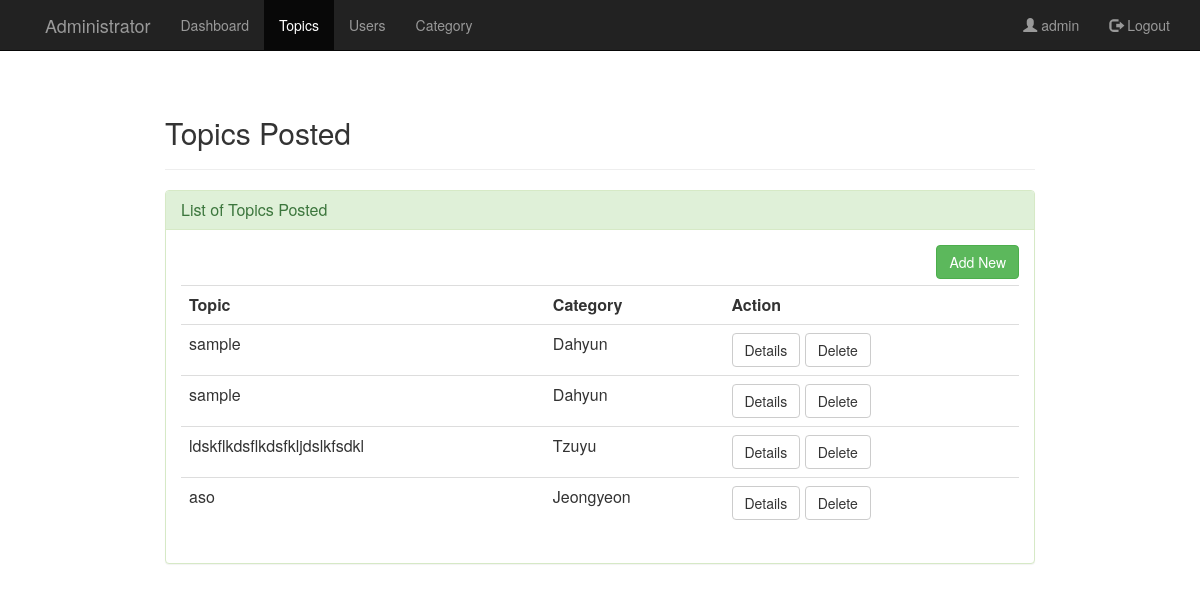
/admin/post.php (signed in), run on the app's committed database.
### tables this page shows
CREATE TABLE `tblpost` (
  `post_Id` int(11) NOT NULL,
  `title` varchar(255) DEFAULT NULL,
  `content` text,
  `datetime` datetime DEFAULT NULL,
  `cat_id` int(12) DEFAULT NULL,
  `user_Id` int(12) DEFAULT NULL
);

CREATE TABLE `category` (
  `cat_id` int(12) NOT NULL,
  `category` varchar(200) DEFAULT NULL
);

### admin/post.php (the view, shortened to what this page needs)
<?php
$uname=$_SESSION['uname'];
?>
<html>
<head>
	<link rel="stylesheet" type="text/css" href="../css/global.css">
	<link rel="stylesheet" type="text/css" href="../css/bootstrap.css">
	<link rel="stylesheet" type="text/css" href="../css/bootstrap.min.css">
    <link href="//netdna.bootstrapcdn.com/font-awesome/4.0.3/css/font-awesome.css" rel="stylesheet">
</head>
<body>
    <nav class="navbar navbar-inverse navbar-fixed-top">
        <div class="container">
            <div class="navbar-header page-scroll">
                <a class="navbar-brand page-scroll" href="home.php"></a>
            </div>
            <div class="navbar-header">
                <a class="navbar-brand" href="home.php">Administrator</a>
            </div>
            <div class="collapse navbar-collapse" id="bs-example-navbar-collapse-1">
                <ul class="nav navbar-nav navbar-left">
                   <li><a href="home.php"> Dashboard</a></li>
                    <li  class="active"><a href="post.php"> Topics</a></li>
                    <li><a href="user.php"> Users</a></li>
                    <li><a href="category.php">Category</a></li>
                </ul>
            <ul class="nav navbar-nav navbar-right">
                    <li><a href="#" ><span class="glyphicon glyphicon-user"></span> <?php echo $uname;?></a></li>
                <li ><a href="logout.php"><span class="glyphicon glyphicon-log-out"></span> Logout</a></li>
                </ul>
            </div>
        </div>
    </nav>
     <div class="container" style="margin:8% auto;width:900px;">
           <h2> Topics Posted</h2>
           <hr>
         <div class="panel panel-success">
                <div class="panel-heading">
                    <h3 class="panel-title">List of Topics Posted</h3>
                </div>
                 <div class="panel-body">
                    <a href="add-topic.php" class="pull-right btn btn-success">Add New</a><br><br>
               <table class="table table-stripped">
                                <th>Topic</th>
                                <th>Category</th>
                                <th>Action</th>
                            <?php
                            include "../functions/db.php";
                            $sql = "SELECT * FROM tblpost as tp join category as c on tp.cat_id=c.cat_id";
                            $run = mysqli_query($con,$sql);
                            while($row=mysqli_fetch_array($run))
                            {
                                $id = $row['post_Id'];
                                echo "<tr>";
                                echo "<td>".$row['title']."</td>";
                                echo "<td>".$row['category']."</td>";
                                 echo "<td>".
                                    "<a href='topic-details.php?post_Id=$id' class='btn btn-default'>Details</a>"." ".
                                    "<a href='delete-topic.php?post_Id=$id' class='btn btn-default'>Delete</a>"
                                    ."</td>";
                                echo "</tr>";
                            }
                            ?>
                            </table>
                     </div>
                </div>
    </div>
	</body>
</html>

### css/global.css (style rules this page uses)
body { background-color: #eee; }

### data on the page
tblpost: title "sample", cat.category "Dahyun"
tblpost: title "sample", cat.category "Dahyun"
tblpost: title "ldskflkdsflkdsfkljdslkfsdkl", cat.category "Tzuyu"
tblpost: title "aso", cat.category "Jeongyeon"

### other printed values
$uname "admin"
